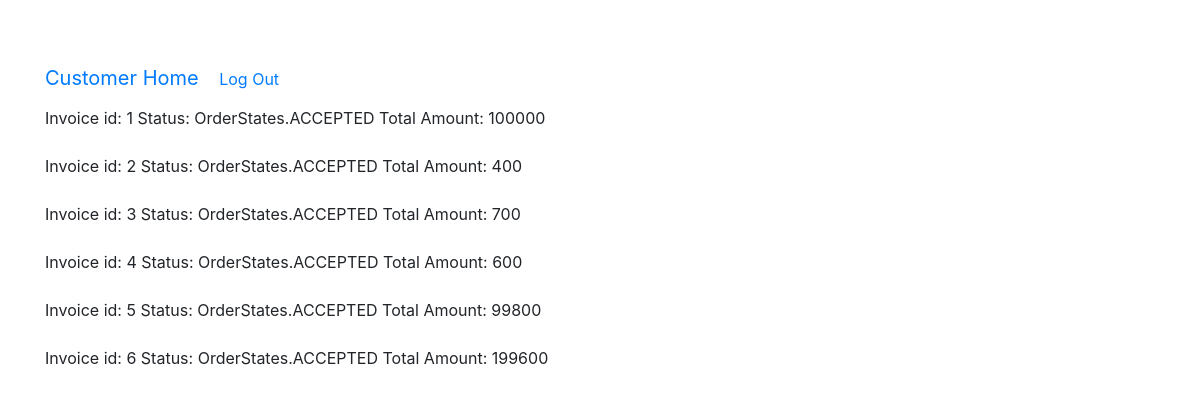
/customer/orderHistory (signed in), run on the app's committed database.
### ecomm/invoice/models.py (models this page shows, shortened)
class Invoice(db.Model):
	__tablename__ = 'order'
	id = db.Column(db.Integer,primary_key=True)
	status = db.Column(db.Enum(OrderStates))
	customer_id = db.Column(db.Integer,db.ForeignKey('customer.id'))
	is_paid = db.Column(db.Boolean,default=False)
	time = db.Column(db.DateTime)
	order_skus = db.relationship('OrderSkus', backref=db.backref('invoice',lazy=True))
	total = db.Column(db.Integer)
	agent_id = db.Column(db.Integer,db.ForeignKey('agent.id'))

### ecomm/customer/views.py (the view)
@customer_bp.route('/orderHistory')
def show_order_history():
	if(not is_logged_in() or not is_customer()):
		return redirect(url_for('customer.login'))
	else:
		invoices = Invoice.query.filter_by(customer_id=session['user_id']).all()
		return render_template('order_history.html',invoices=invoices)

### ecomm/customer/views.py (called while the page is built)
def is_logged_in():
	return 'user_id' in session

def is_customer():
	return ('role' in session) and (session['role'] == 'CUSTOMER')

### ecomm/templates/order_history.html (shortened to what this page needs)
{% extends 'customer_home.html' %}
{% block container %}
<div>
      {% for invoice in invoices %}
         <p>
            <label for="order_id">Invoice id:</label>
            <span id = "order_id">{{ invoice.id }}</span>
            <label for="status">Status:</label>
            <span id = "status">{{ invoice.status }}</span>
            <label for="total">Total Amount:</label>
            <span id = "total">{{ invoice.total }}</span>
         </p>
      {% endfor %}
</div>
{% endblock %}

### ecomm/templates/customer_home.html (shortened to what this page needs)
<!DOCTYPE html>
<html lang="en">
 <head>
	 <link href="{{ url_for('static',
	 filename='css/bootstrap.min.css') }}" rel="stylesheet">
	 <link href="{{ url_for('static', filename='css/main.css') }}"
	 rel="stylesheet">
 </head>
 <body>
 <div class="navbar navbar-inverse navbar-fixed-top" role="navigation">
 <div class="container">
 <div class="navbar-header">
 <a class="navbar-brand" href="{{ url_for('customer.home')
 }}">Customer Home</a>
 <a href="{{ url_for('agent.logout') }}"> Log Out</a>
 </div>
 </div>
 </div>
 <div class="container">
 {% block container %}{% endblock %}
 </div>
 </body>
</html>

### ecomm/static/css/main.css (style rules this page uses)
body { padding-top: 50px; }

### data on the page
Invoice: id "1", status "OrderStates.ACCEPTED", total "100000"
Invoice: id "2", status "OrderStates.ACCEPTED", total "400"
Invoice: id "3", status "OrderStates.ACCEPTED", total "700"
Invoice: id "4", status "OrderStates.ACCEPTED", total "600"
Invoice: id "5", status "OrderStates.ACCEPTED", total "99800"
Invoice: id "6", status "OrderStates.ACCEPTED", total "199600"
